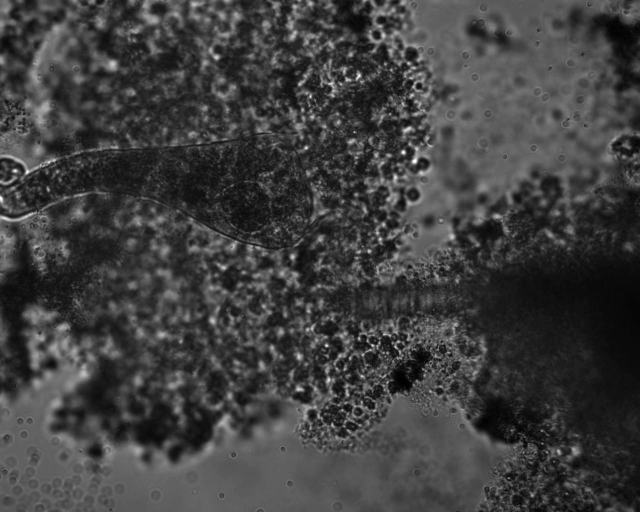
#> input picture frame 0 of VLM/prompts/6/3_sample_complicated4E_0145.mp4.mp4, 1280 x 1024 px, given in place of 1B.avi, which was not available (shown at 1/2 size)
$ jupyter execute 00ollama_pipline.ipynb   (shell and % lines are left out)
#> lines starting #> are read from the running program, lines starting #| are printed output that depends on the picture; pictures that were not available may be replaced by others from this repository, and a replacement may not be noted
[cell 1]
import cv2
import os
import math

def extract_frames(video_path, fps_target=7, output_dir="temp_frames", resize_factor=None):
    """
    Extract exactly fps_target frames per second by seeking to precise timestamps.
    Naming convention: <second>_<frame_in_second>.jpg
    """
#> called with fps_target = 7, resize_factor = 0.5
    os.makedirs(output_dir, exist_ok=True)

    cap = cv2.VideoCapture(video_path)
    if not cap.isOpened():
        raise ValueError(f"Cannot open video file: {video_path}")

    total_frames = int(cap.get(cv2.CAP_PROP_FRAME_COUNT))
    video_fps = cap.get(cv2.CAP_PROP_FPS)
    duration_sec = total_frames / video_fps

    print(f"Video info: {total_frames} frames, {video_fps:.2f} FPS, duration ≈ {duration_sec:.2f} sec")

    saved_count = 0
    max_full_second = math.floor(duration_sec)

    # Loop over each second
    for second_id in range(1, max_full_second + 1):
        for frame_in_second in range(1, fps_target + 1):
            # Target timestamp in seconds
            t = (second_id - 1) + (frame_in_second - 1) / fps_target
            if t > duration_sec:
                break

            # Seek to timestamp (milliseconds)
            cap.set(cv2.CAP_PROP_POS_MSEC, t * 1000)
            ret, frame = cap.read()
            if not ret:
                continue

            # Resize if requested
            if resize_factor is not None and resize_factor > 0:
                new_w = int(frame.shape[1] * resize_factor)
                new_h = int(frame.shape[0] * resize_factor)
                frame = cv2.resize(frame, (new_w, new_h), interpolation=cv2.INTER_AREA)

            filename = f"{second_id}_{frame_in_second}.jpg"
            filepath = os.path.join(output_dir, filename)
            cv2.imwrite(filepath, frame)
            saved_count += 1

            if saved_count % 100 == 0:
                print(f"Saved {saved_count} frames...")
#> this loop made 5 passes
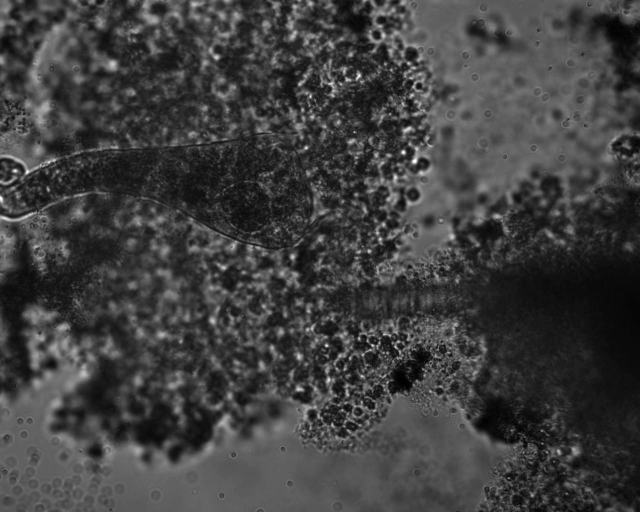
#> input picture frame 0 of VLM/prompts/6/3_sample_complicated4E_0145.mp4.mp4, 1280 x 1024 px, given in place of 1B.avi, which was not available (shown at 1/2 size)
#> pass 1, in extract_frames, `cv2.imwrite(filepath, frame)`:
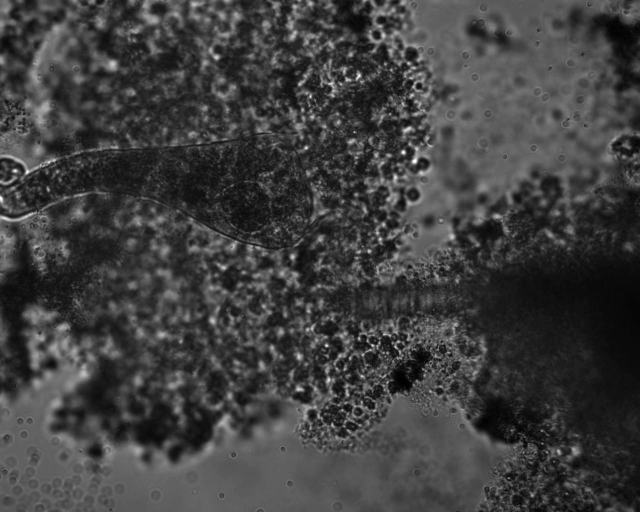
#> saved as 1_1.jpg: shape (512, 640, 3); min 0, max 254, mean 63.5
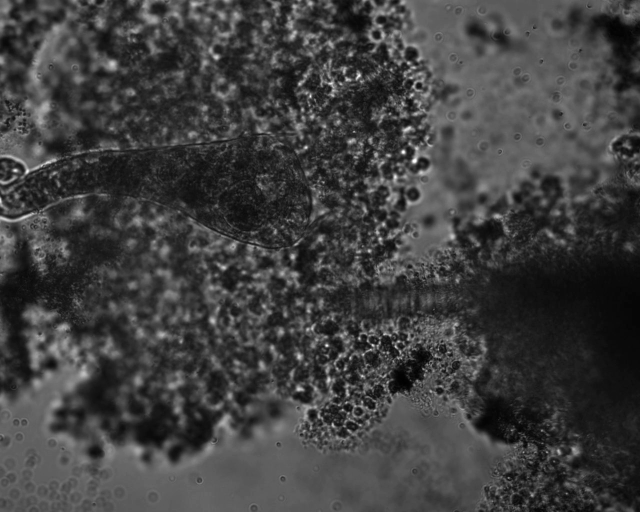
#> input picture frame 7 of VLM/prompts/6/3_sample_complicated4E_0145.mp4.mp4, 1280 x 1024 px, given in place of 1B.avi, which was not available (shown at 1/2 size)

    cap.release()

    expected_frames = max_full_second * fps_target
    print(f"✅ Extraction complete. Saved {saved_count} frames to '{output_dir}'")
    print(f"Expected ≈ {expected_frames} frames (plus possible partial second).")

$ run again, starting later in the video
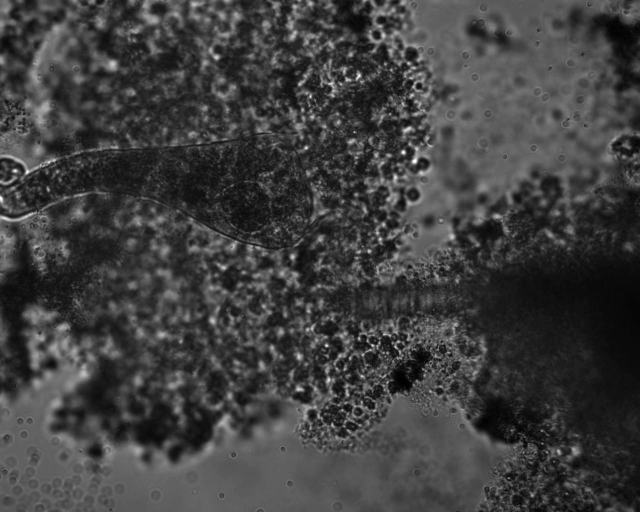
#> input picture frame 0 of VLM/prompts/6/3_sample_complicated4E_0145.mp4.mp4, 1280 x 1024 px, given in place of 1B.avi, which was not available (shown at 1/2 size)
#> the loop in extract_frames, `for second_id in range(1, max_full_second + 1):` made 5 passes
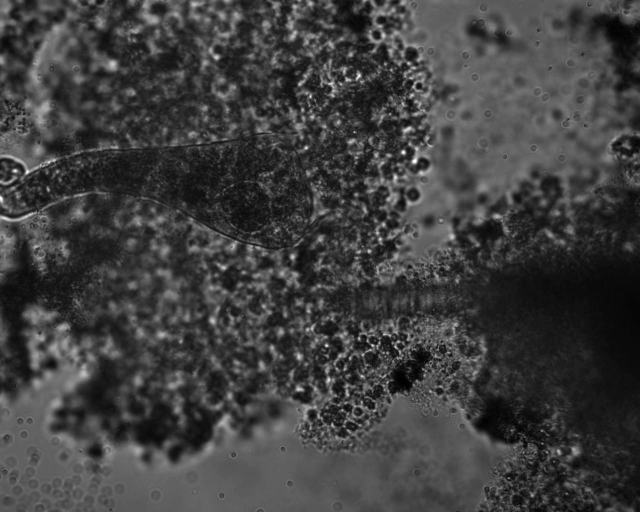
#> input picture frame 0 of VLM/prompts/6/3_sample_complicated4E_0145.mp4.mp4, 1280 x 1024 px, given in place of 1B.avi, which was not available (shown at 1/2 size)
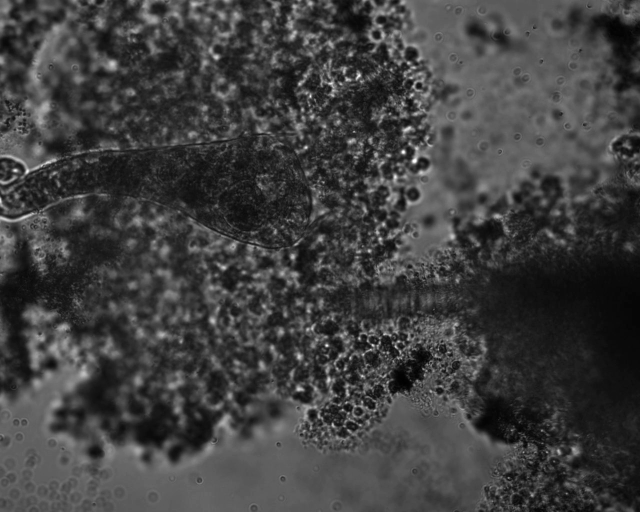
#> input picture frame 7 of VLM/prompts/6/3_sample_complicated4E_0145.mp4.mp4, 1280 x 1024 px, given in place of 1B.avi, which was not available (shown at 1/2 size)

$ run again, starting later in the video
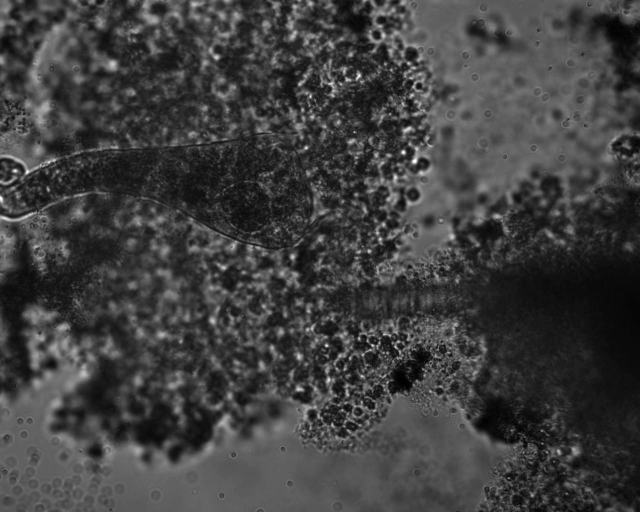
#> input picture frame 0 of VLM/prompts/6/3_sample_complicated4E_0145.mp4.mp4, 1280 x 1024 px, given in place of 1B.avi, which was not available (shown at 1/2 size)
#> the loop in extract_frames, `for second_id in range(1, max_full_second + 1):` made 5 passes
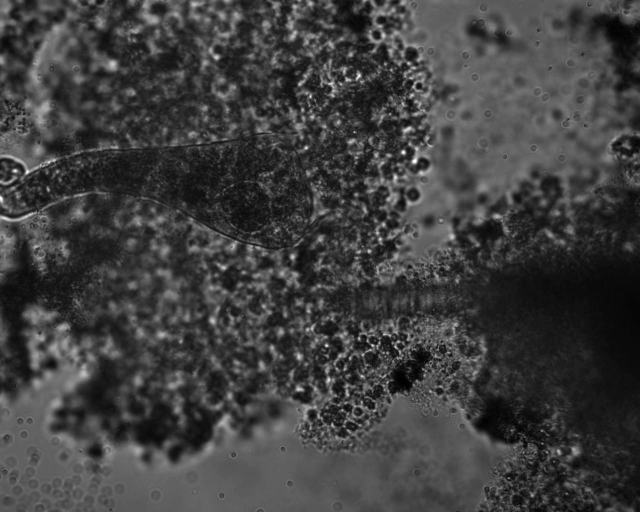
#> input picture frame 0 of VLM/prompts/6/3_sample_complicated4E_0145.mp4.mp4, 1280 x 1024 px, given in place of 1B.avi, which was not available (shown at 1/2 size)
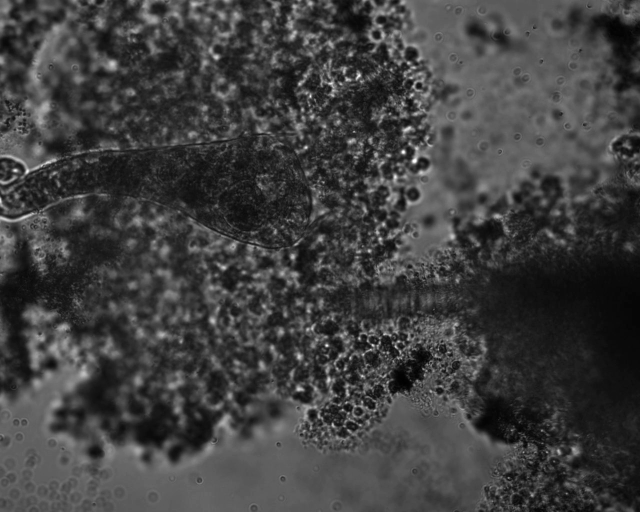
#> input picture frame 7 of VLM/prompts/6/3_sample_complicated4E_0145.mp4.mp4, 1280 x 1024 px, given in place of 1B.avi, which was not available (shown at 1/2 size)
